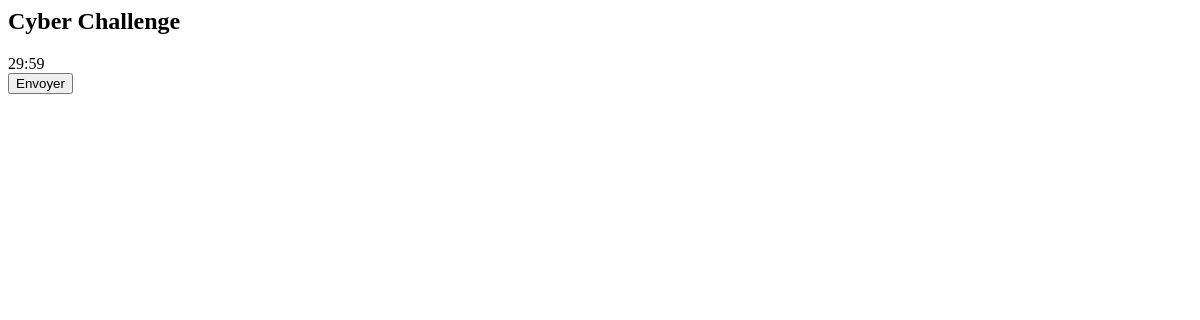
Before: / with the older database file.
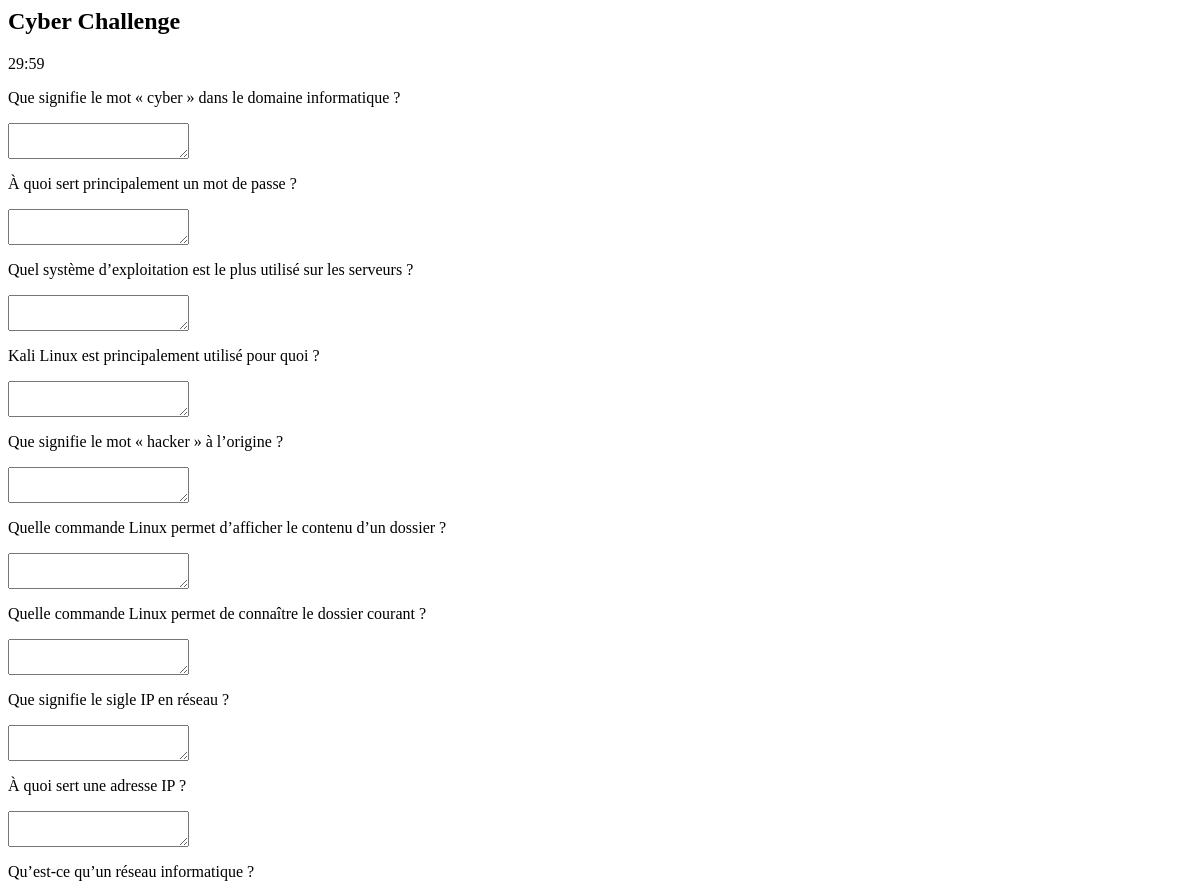
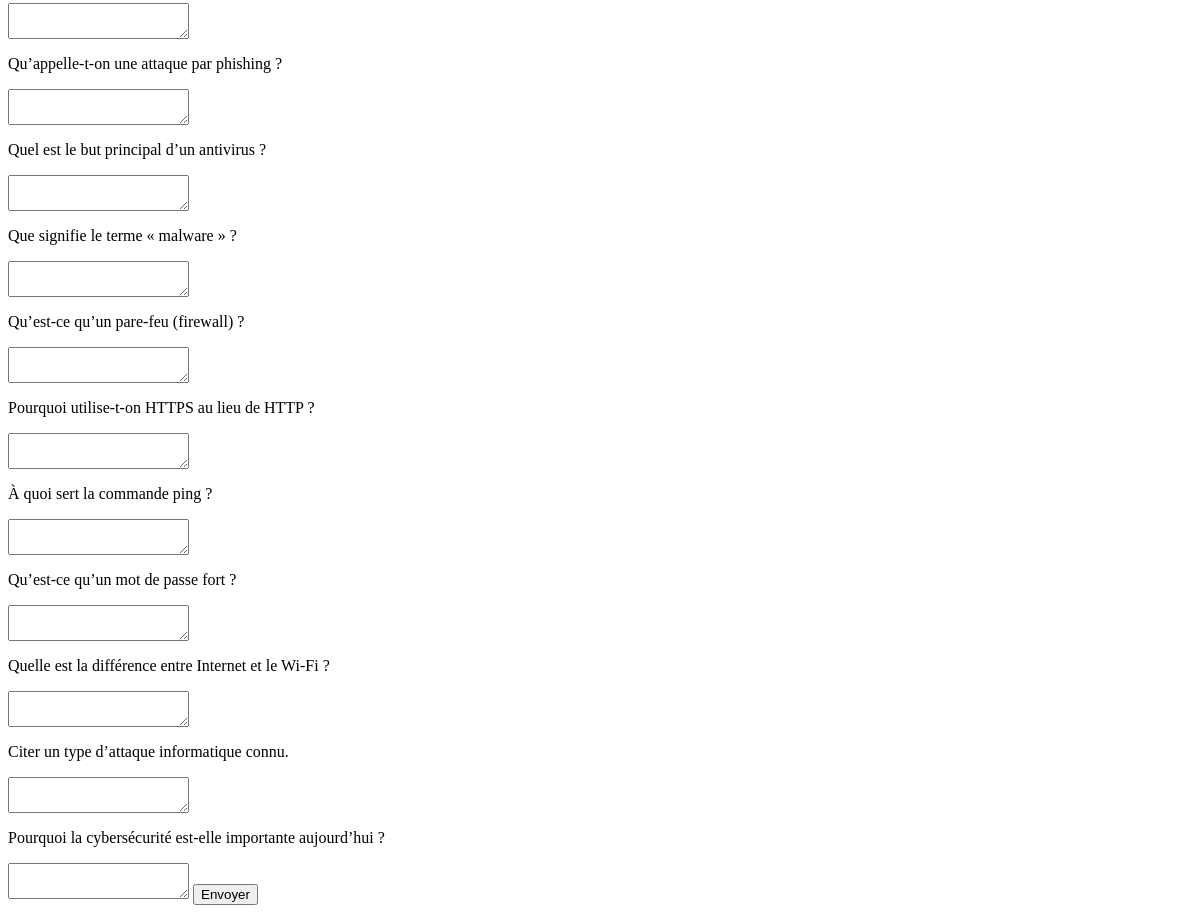
After: the same page with the newer database file (2 pictures, top to bottom).
### quiz/models.py (models this page shows)
class Question(models.Model):
    text = models.TextField()
    keywords = models.TextField()

### quiz/views.py (the view)
# urls.py: path('', views.quiz_view, name='quiz'),
def quiz_view(request):
    questions = Question.objects.all()
    return render(request, 'quiz.html', {'questions': questions})

### templates/quiz.html (shortened to what this page needs)
<h2>Cyber Challenge</h2>
<div id="timer">30:00</div>
<form method="post" id="quizForm">
{% for q in questions %}
<p>{{ q.text }}</p>
<textarea name="question_{{ q.id }}"></textarea>
{% endfor %}
<button>Envoyer</button>
</form>

Changed rows visible on the page:
added Question: text "Que signifie le mot « cyber » dans le domaine informatique ?"
added Question: text "À quoi sert principalement un mot de passe ?"
added Question: text "Quel système d’exploitation est le plus utilisé sur les serveurs ?"
added Question: text "Kali Linux est principalement utilisé pour quoi ?"
added Question: text "Que signifie le mot « hacker » à l’origine ?"
added Question: text "Quelle commande Linux permet d’afficher le contenu d’un dossier ?"
added Question: text "Quelle commande Linux permet de connaître le dossier courant ?"
added Question: text "Que signifie le sigle IP en réseau ?"
added Question: text "À quoi sert une adresse IP ?"
added Question: text "Qu’est-ce qu’un réseau informatique ?"
added Question: text "Qu’appelle-t-on une attaque par phishing ?"
added Question: text "Quel est le but principal d’un antivirus ?"
added Question: text "Que signifie le terme « malware » ?"
added Question: text "Qu’est-ce qu’un pare-feu (firewall) ?"
added Question: text "Pourquoi utilise-t-on HTTPS au lieu de HTTP ?"
added Question: text "À quoi sert la commande ping ?"
added Question: text "Qu’est-ce qu’un mot de passe fort ?"
added Question: text "Quelle est la différence entre Internet et le Wi-Fi ?"
added Question: text "Citer un type d’attaque informatique connu."
added Question: text "Pourquoi la cybersécurité est-elle importante aujourd’hui ?"
